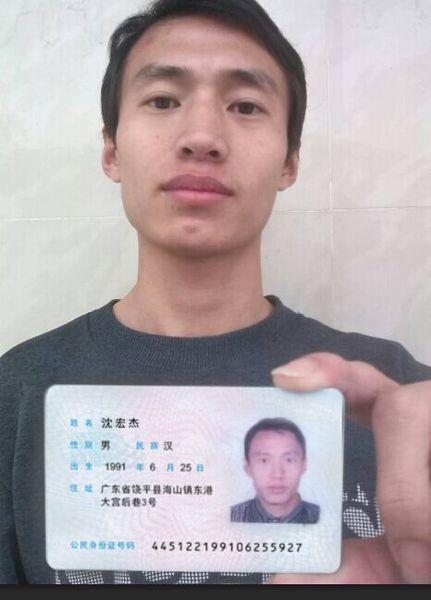
#> input picture volumes/client_test_1/1.jpg, 431 x 600 px
$ python -i face_detect.py   (imports and definitions only)
#> lines starting #> are read from the running program, lines starting #| are printed output that depends on the picture
#> further down, picture is the input picture: shape (600, 431, 3); mean B, G, R 169.2, 165.9, 176.7
import os
import cv2 as cv


def detect(img, cascade):
    rects = cascade.detectMultiScale(img, scaleFactor=1.3, minNeighbors=4, minSize=(30, 30),
                                     flags=cv.CASCADE_SCALE_IMAGE)
    if len(rects) == 0:
        return []
    rects[:,2:] += rects[:,:2]
    return rects

def draw_rects(img, rects, color):
    for x1, y1, x2, y2 in rects:
        cv.rectangle(img, (x1, y1), (x2, y2), color, 2)

def detect_face(img):
    cascade_fn = os.path.abspath(os.path.dirname(__file__)) + "/opencv/haarcascades/haarcascade_frontalface_alt.xml"
    nested_fn = os.path.abspath(os.path.dirname(__file__)) + "/opencv/haarcascades/haarcascade_eye.xml"

    cascade = cv.CascadeClassifier(cascade_fn)
    nested = cv.CascadeClassifier(nested_fn)
    gray = cv.cvtColor(img, cv.COLOR_BGR2GRAY)
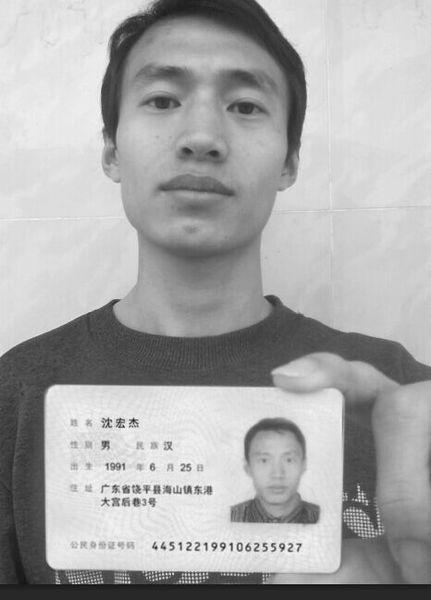
#> gray: shape (600, 431); min 13, max 254, mean 169.5
    gray = cv.equalizeHist(gray)
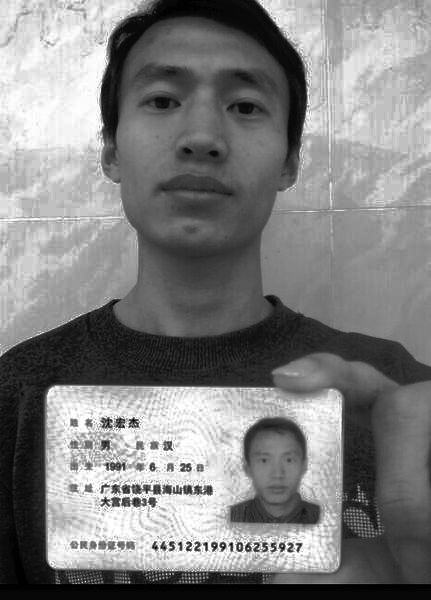
#> gray: shape (600, 431); min 0, max 255, mean 128.7

    rects = detect(gray, cascade)
#> in detect, `rects = cascade.detectMultiScale(img, scaleFactor=1.3, minNeighbors=4,..`: rects = [[246, 436, 62, 62], [97, 20, 208, 208]]
#> rects = [[246, 436, 308, 498], [97, 20, 305, 228]]
    vis = img.copy()
    draw_rects(vis, rects, (0, 255, 0))
#> the loop in draw_rects, `for x1, y1, x2, y2 in rects:` made 2 passes
    if len(rects)>0:
        return True
    else:
        return False

>>> import cv2
>>> picture = cv2.imread('../client_test_1/1.jpg')
>>> result = detect_face(picture)
#> result = True

$ run again, on volumes/client_test_1/2.jpg
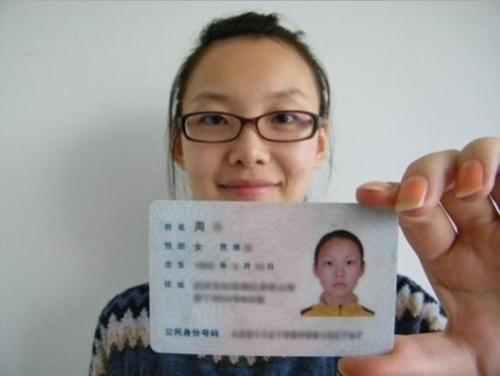
#> input picture volumes/client_test_1/2.jpg, 500 x 376 px
#> picture is the input picture: shape (376, 500, 3); mean B, G, R 146.6, 150.8, 157.6
#> in detect_face, `gray = cv.cvtColor(img, cv.COLOR_BGR2GRAY)`:
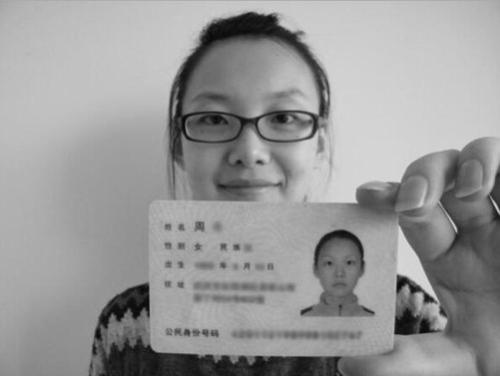
#> gray: shape (376, 500); min 2, max 226, mean 152.4
#> in detect_face, `gray = cv.equalizeHist(gray)`:
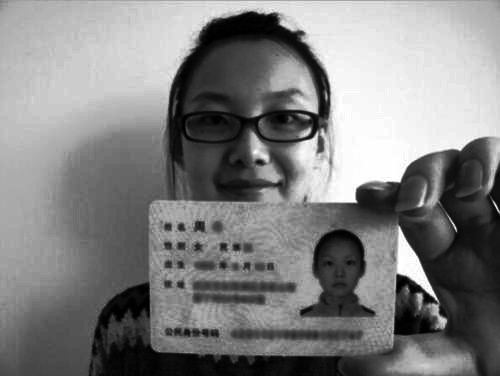
#> gray: shape (376, 500); min 0, max 255, mean 128.5
#> in detect, `rects = cascade.detectMultiScale(img, scaleFactor=1.3, minNeighbors=4,..`: rects = [[315, 245, 49, 49]]
#> in detect_face, `rects = detect(gray, cascade)`: rects = [[315, 245, 364, 294]]
#> the loop in draw_rects, `for x1, y1, x2, y2 in rects:` made 1 pass
#> result = True

$ run again, on volumes/client_test_1/3.jpg
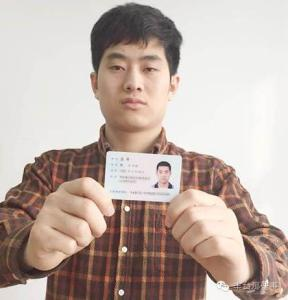
#> input picture volumes/client_test_1/3.jpg, 288 x 300 px
#> picture is the input picture: shape (300, 288, 3); mean B, G, R 166.6, 174.3, 190.3
#> in detect_face, `gray = cv.cvtColor(img, cv.COLOR_BGR2GRAY)`:
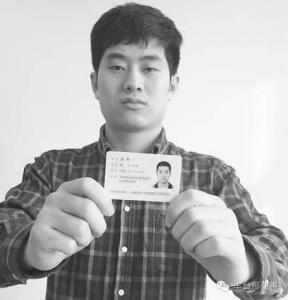
#> gray: shape (300, 288); min 23, max 255, mean 178.3
#> in detect_face, `gray = cv.equalizeHist(gray)`:
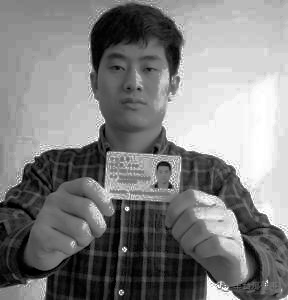
#> gray: shape (300, 288); min 0, max 255, mean 129.1
#> in detect, `rects = cascade.detectMultiScale(img, scaleFactor=1.3, minNeighbors=4,..`: rects = [[93, 36, 84, 84]]
#> in detect_face, `rects = detect(gray, cascade)`: rects = [[93, 36, 177, 120]]
#> the loop in draw_rects, `for x1, y1, x2, y2 in rects:` made 1 pass
#> result = True

$ run again, on volumes/client_test_1/image_face.jpg
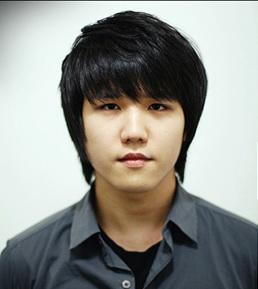
#> input picture volumes/client_test_1/image_face.jpg, 258 x 289 px
#> picture is the input picture: shape (289, 258, 3); mean B, G, R 140.1, 145.2, 144.1
#> in detect_face, `gray = cv.cvtColor(img, cv.COLOR_BGR2GRAY)`:
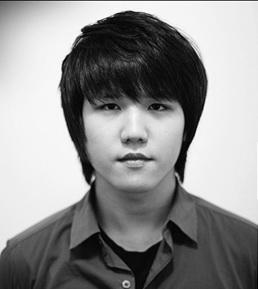
#> gray: shape (289, 258); min 0, max 254, mean 144.3
#> in detect_face, `gray = cv.equalizeHist(gray)`:
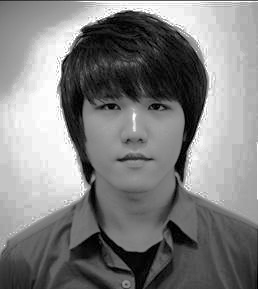
#> gray: shape (289, 258); min 0, max 255, mean 129
#> in detect, `rects = cascade.detectMultiScale(img, scaleFactor=1.3, minNeighbors=4,..`: rects = [[73, 63, 120, 120]]
#> in detect_face, `rects = detect(gray, cascade)`: rects = [[73, 63, 193, 183]]
#> the loop in draw_rects, `for x1, y1, x2, y2 in rects:` made 1 pass
#> result = True
